Frame 1 (no input): blank canvas, image omitted
Frame 60 (the mouse pressed at the canvas centre just before this capture): blank canvas, image omitted
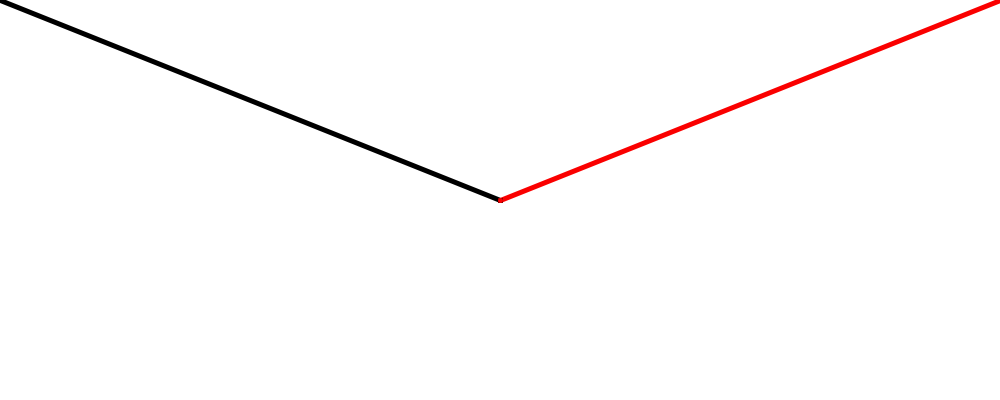
Frame 120 (the mouse held since frame 60 and released just before this capture)

The Processing sketch whose frames 1 and 60 were blank and that drew this single picture after the mouse press (run headless with seeded random() and noise(); from frame 60 on, the mouse is pressed at the canvas centre):

// Processing sketch: processing_11708
// ── processing_11708.pde

void setup() {
  size (1000,400) ;
  smooth() ;
  frameRate(10) ;
  background (255) ;
}
  void draw() {
    if(mousePressed) {
      stroke(0);
      strokeWeight(5);
      line(mouseX,mouseY,pmouseX,pmouseY) ;
      stroke(250,0,0);
      line(width-mouseX,mouseY,width-pmouseX,pmouseY) ;
      
  if(key==' ') {
      if (keyPressed) {
      stroke(250,0,0);
      strokeWeight(5);
      ellipse(width-pmouseX,pmouseY,20,20);
      stroke(0);
      ellipse(mouseX,mouseY,20,20);
      }
    }  
  }
   
      if(key=='z') {
        if(keyPressed) {
        setup();
        }
      }
  } 
